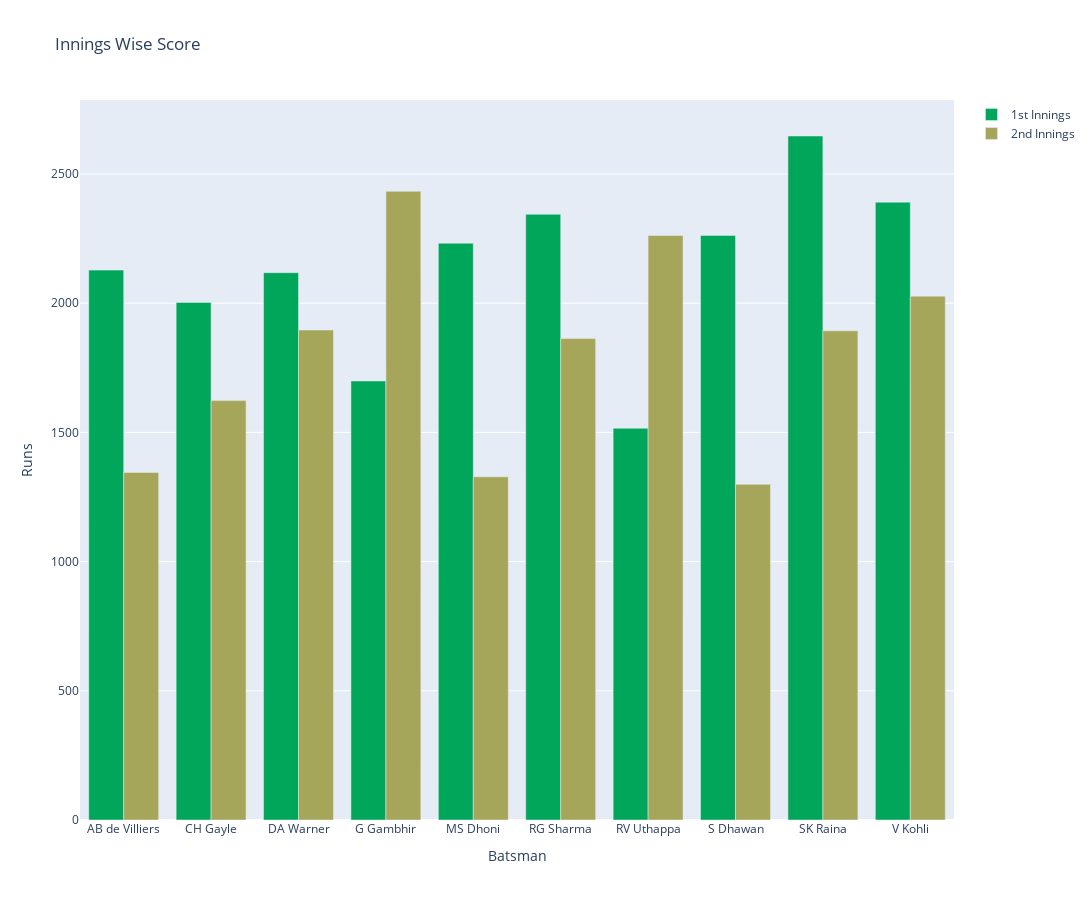

The notebook cell saved with this chart:
### Code cell
# Nested

trace1 = go.Bar(
    x=final['batsman'],
    y=final['1st Innings'],
    name='1st Innings',
    marker={'color':'#00a65a'}
)

trace2 = go.Bar(
    x=final['batsman'],
    y=final['2nd Innings'],
    name='2nd Innings',
    marker={'color':'#a6a65a'}
)

data=[trace1, trace2]

layout = go.Layout(
            title= 'Innings Wise Score',
            xaxis={
                'title': 'Batsman'
            },
            yaxis={
                'title': 'Runs'
            },
    )
    
fig = go.Figure(data, layout).update_layout(
        autosize=False,  
        width=1700,      
        height=900,      
    )

fig.show()

### Figure 1 — Plotly figure (JSON) as saved in the notebook; plotly's stock layout.template omitted (floating-point values rounded to 4 significant figures)
{"data": [{"marker": {"color": "#00a65a"}, "name": "1st Innings", "type": "bar", "x": ["AB de Villiers", "CH Gayle", "DA Warner", "G Gambhir", "MS Dhoni", "RG Sharma", "RV Uthappa", "S Dhawan", "SK Raina", "V Kohli"], "y": [2128, 2003, 2118, 1699, 2232, 2344, 1516, 2262, 2647, 2391]}, {"marker": {"color": "#a6a65a"}, "name": "2nd Innings", "type": "bar", "x": ["AB de Villiers", "CH Gayle", "DA Warner", "G Gambhir", "MS Dhoni", "RG Sharma", "RV Uthappa", "S Dhawan", "SK Raina", "V Kohli"], "y": [1345, 1623, 1896, 2433, 1328, 1863, 2262, 1299, 1893, 2027]}], "layout": {"autosize": false, "height": 900, "title": {"text": "Innings Wise Score"}, "width": 1700, "xaxis": {"title": {"text": "Batsman"}}, "yaxis": {"title": {"text": "Runs"}}}}
